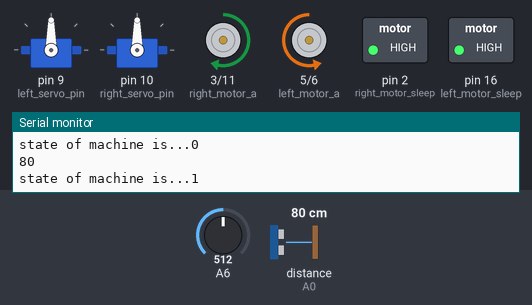
Recording of a sketch running on a simulated Arduino Uno, built with avr-gcc and run on an emulated ATmega328P. Parts: 2 × servo, motor-driver pin pairs drawn as motors (green arrow = first pin HIGH = forward, orange = second pin HIGH = backward, longer = more drive), switched loads named in the sketch (green lamp = pin HIGH), the last lines printed to the serial monitor. The test bench sets the inputs (shaded band); at power-on: A6 = 512, distance to the obstacle (sensor on A0) 80 cm.

Above: at 6.2 s.
6.3 s: A6 set to 488
8.0 s: distance to the obstacle (sensor on A0) set to 54 cm
9.5 s: distance to the obstacle (sensor on A0) set to 46 cm
At 10.1 s:
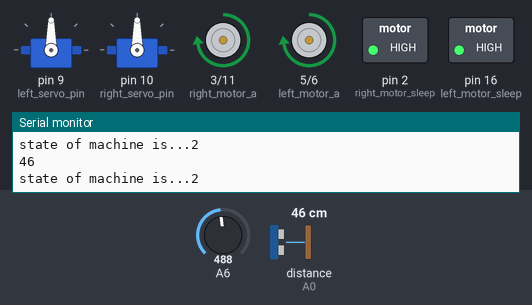
11.1 s: distance to the obstacle (sensor on A0) set to 6 cm
16.2 s: distance to the obstacle (sensor on A0) set to 3 cm
At 16.33 s:
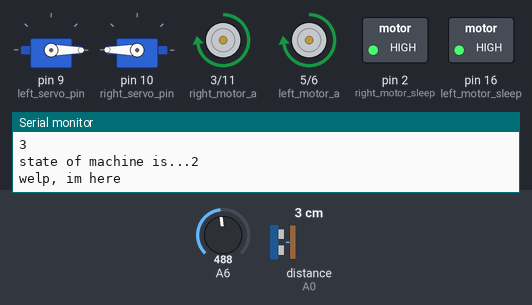
19.7 s: A6 set to 510
At 20.5 s:
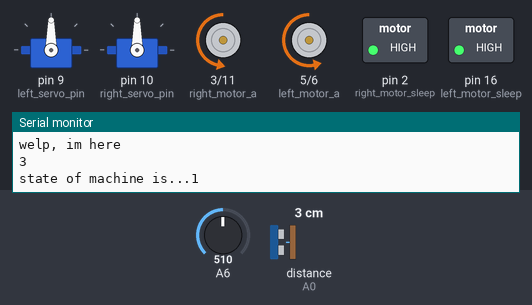
Timing chart, 0 to 25.3 s (numbered marks = the images above; inputs shaded):
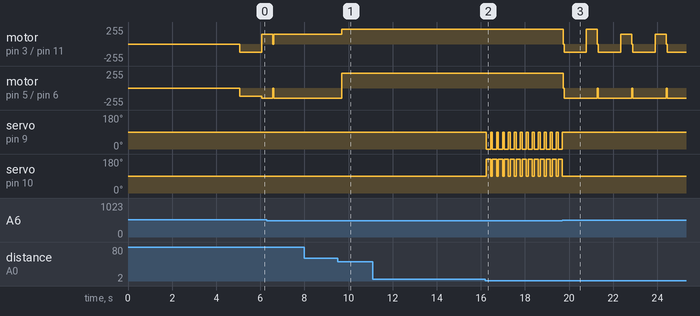

Measured:
- the behaviour switches between 50 and 49 cm on distance to the obstacle (sensor on A0) (found by bisection; images 0 and 1)
- the behaviour switches between 5 and 4 cm on distance to the obstacle (sensor on A0) (found by bisection; images 1 and 2)
- after the input at 9.5 s, motor on pin 3 (right_motor_a) / pin 11 (right_motor_b): forward 150/255 → forward 225/255 after 0.18 s; motor on pin 5 (left_motor_a) / pin 6 (left_motor_b): backward 150/255 → forward 225/255 after 0.18 s
- after the input at 16.2 s, servo on pin 9 (left_servo_pin): alternates 90° for 0.07 s and 0° for 0.20 s, starting at once; servo on pin 10 (right_servo_pin): alternates 180° for 0.20 s and 90° for 0.07 s, starting at once
- after the input at 19.7 s, motor on pin 5 (left_motor_a) / pin 6 (left_motor_b): alternates backward 150/255 for 1.5 s and stopped for 0.06 s, starting at once; servo on pin 9 (left_servo_pin), servo on pin 10 (right_servo_pin): stops changing and stays 90°

The sketch:

Sumoflipper.ino
```cpp
#include <Ultrasonic.h>

#include <Servo.h>
#define right_servo_pin 10
#define left_servo_pin 9
Servo myservoright;
Servo myservoleft;


//each motor is controled by two pins,(plus an enable pin) and depening on what combination of values
//you set the pins to you can get it to move in the desired direction
#define left_motor_sleep 16
#define left_motor_a 5
#define left_motor_b 6
#define left_motor_weight 1 //the final value sent to the motor will be multipled by this. set it between -1 and 1
//weight is usefull for tweeking un-ballenced motors, incase one is naturaly faster than the other. this feature is also handy
//if you discover your motors are backwards. simply make the value negitive
#define right_motor_sleep 2
#define right_motor_a 3
#define right_motor_b 11
#define right_motor_weight 1 //the final value sent to the motor will be multipled by this. set it between 0 and 1
//===========code varibles===========
Ultrasonic ultrasonic(A1, A0);
int distance;
int SUMOSTATE = 0;

//===========================================USER VARIBLES==================================================
#define trigger_distance 50 // distance(cm) before robot will trigger. set this to the ring diametre for best results
#define grace_period 5000 //the number in (ms) before the robot will begin searching for other bots.

void setup() {
  // put your setup code here, to run once:
  Serial.begin(9600);
  Serial.println("Initializing");
  pinMode(left_motor_sleep, OUTPUT);
  pinMode(left_motor_a, OUTPUT);
  pinMode(left_motor_b, OUTPUT);
  pinMode(right_motor_sleep, OUTPUT);
  pinMode(right_motor_a, OUTPUT);
  pinMode(right_motor_b, OUTPUT);

  //turn on the motor drivers
  digitalWrite(left_motor_sleep, HIGH);
  digitalWrite(right_motor_sleep, HIGH);
  myservoleft.attach(left_servo_pin);
  myservoright.attach(right_servo_pin);
  pinMode(right_servo_pin, OUTPUT);
  pinMode(left_servo_pin, OUTPUT);
  //after initializing everything, wait for the grace period to end. this gives time to plug in the robot,
  //and get it properly positioned in the circle before the match begins
  delay(grace_period);
  myservoleft.write(90);//Bucket down pos
  myservoright.write(90);


}

void loop() {
  // put your main code here, to run repeatedly:
  //We are going to run a state machine here. We start the program in state 0.
  //STATE ZERO CONDIDIONS:
  //    We are in state ZERO, meaning we have succsessfuly pushed someone out of the ring, or we have just started the program
  //    here, we check for if,
  //    A, The color sensor does not see the outer ring line AND
  //    B, The ultrasonic sensor does not see a value less than (trigger_distance). <-- make this the diameter of the ring
  //    if A becomes false, enter state ONE
  //    if B becomes false, enter state TWO
  //    if both remain true, we continue slowly rotating right in search of an opponent
  //STATE ONE CONDITIONS
  //    We have entered state one, meaning we are on the line. We proceed by backing up the robot and turning around.
  //    after this, we return to state ZERO
  //STATE TWO CONDITIONS
  //    we have entered state TWO, meaning an opponent has been located, and now we must attempt to push them out of the circle.
  //    We start by calling a Drive(9,9), and then check the line sensor
  //    The only way to leave this state is if a line is seen. theirfore in this state,
  //    we check the line sensor every loop. if the line sensor is triggered, we enter STATE ONE
  distance = ultrasonic.read();
  Serial.println(distance);
  Serial.print("state of machine is...");
  Serial.println(SUMOSTATE);
  delay(30); //this shouldnt be here, but the ultrasonic cant keep up, so it is
  if(SUMOSTATE == 0)
  {
    if((analogRead(6))>500)   //use < if the ring is black with a white line and > for white with a black line (do to line 149 aswell)
    {
      //if this code runs, that means we have seen a line!
      SUMOSTATE = 1;
    }

    else if(distance < trigger_distance)
    {
      if(distance != 0)
      {
        //if this code runs, that means we have seen a robot!
        Serial.println("ultrisonic trigger");
        SUMOSTATE = 2;
        delay(100);
      }

      //if this code runs, that means we have seen a robot!
      // Serial.println("ultrisonic trigger");
      // SUMOSTATE = 2;
    }

    else
    {
      //neither exit condition was met, so we slowly turn to the left and keep searching
      drive(6,-6);
    }

  }

  else if(SUMOSTATE == 1)
  {
    //we have seen a line. back up and turn around:
    drive(5,5);
    delay(1000);
    drive(6,-6);
    delay(500);
    coast();
    SUMOSTATE = 0;

  }

  else if(SUMOSTATE == 2)
  {
    //we see a robot, time to push it out of the circle!
    drive(-9,-9);
    if(distance>333 || distance<5)
    {

        Serial.println("welp, im here");
        myservoleft.write(0);//Bucket up pos
        myservoright.write(180);
        if((analogRead(6))>500)
        {
          // after setting the motors to almost full speed, we continuiosly check if we have seen the line. if so,
          applyBrake();
          SUMOSTATE = 1;
        }
        delay(200);
        myservoleft.write(90);//Bucket down pos
        myservoright.write(90);
        delay(40);

    }
    if((analogRead(6))>500)
    {
      // after setting the motors to almost full speed, we continuiosly check if we have seen the line. if so,
      applyBrake();
      SUMOSTATE = 1;
    }

  }

}

//===========================================================FUNCTIONS============================================================
void drive(int left_track_speed,int right_track_speed)
{
  //drive Forwards by setting a=1 and b=0. to get different speeds, we PWM one of the pins.
  //The parameters passed in have a value from -10 to 10, of which negitive speeds will drive backwards.
  //Motors will contuniously spin untill either the applyBrake() or coast() functions are called.

  //code for left motor:
  if(left_track_speed>0)
  {
  digitalWrite(left_motor_a, LOW);
  analogWrite(left_motor_b, round(left_track_speed*25*left_motor_weight));
  }
  else
  {
    analogWrite(left_motor_a, round(left_track_speed*(-25)*left_motor_weight));
    digitalWrite(left_motor_b, LOW);
  }

  //code for right motor:
  if(right_track_speed>0)
  {
  digitalWrite(right_motor_a, LOW);
  analogWrite(right_motor_b, round(right_track_speed*25*right_motor_weight));
  }
  else
  {
    analogWrite(right_motor_a, round(right_track_speed*(-25)*right_motor_weight));
    digitalWrite(right_motor_b, LOW);
  }

}


void applyBrake()
{
  //sets both bits high, which electricaly connects the motor to itself so that
  //when a rotational force is applied, the motor creates an opposing force acting as brakes
  digitalWrite(left_motor_a, HIGH);
  digitalWrite(left_motor_b, HIGH);
  digitalWrite(right_motor_a, HIGH);
  digitalWrite(right_motor_b, HIGH);
}

void coast()
{
  //sets both pins low, leaving the motor to stop spinning on its own
  digitalWrite(right_motor_a, LOW);
  digitalWrite(right_motor_b, LOW);
  digitalWrite(left_motor_a, LOW);
  digitalWrite(left_motor_b, LOW);
}

void smash()
{
  delay(100);
  drive(-8,-8);
  delay(1500);
  drive(8,8);
  delay(1500);
}
```
